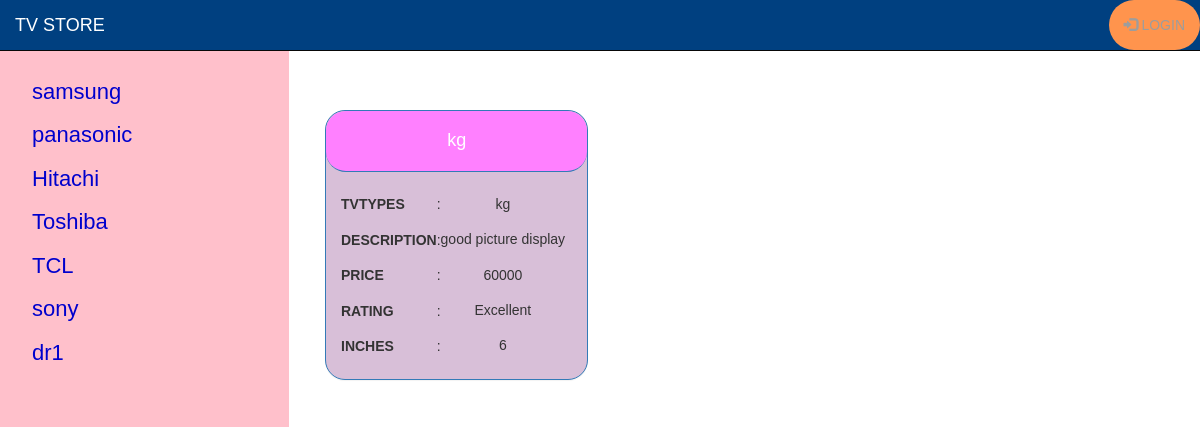
Screenshot of /Televisions/6/AllTvCompanys with the database file from the repository.
### database_setup1.py (models this page shows, shortened)
class Television(Base):
    __tablename__ = 'television'
    id = Column(Integer, primary_key=True)
    name = Column(String(333), nullable=False)
    user_id = Column(Integer, ForeignKey('gmailuser.id'))
    gmailuser = relationship(GmailUser, backref="television")

class Tvlist(Base):
    __tablename__ = 'tvlist'
    id = Column(Integer, primary_key=True)
    tvtypes = Column(String(255), nullable=False)
    description = Column(String(555))
    price = Column(String(900))
    rating = Column(String(150))
    inches = Column(String(1000))
    date = Column(DateTime, nullable=False)
    televisionid = Column(Integer, ForeignKey('television.id'))
    television = relationship(
        Television, backref=backref('tvlist', cascade='all, delete'))
    user_id = Column(Integer, ForeignKey('gmailuser.id'))
    gmailuser = relationship(GmailUser, backref="tvlist")

### main1.py (the view)
@app.route('/Televisions/<int:tvid>/AllTvCompanys')
def showTelevision(tvid):
    tvs_tv = session.query(Television).all()
    ttc = session.query(Television).filter_by(id=tvid).one()
    tvcs = session.query(Tvlist).filter_by(televisionid=tvid).all()
    try:
        if login_session['username']:
            return render_template('showTelevision.html', tvs_tv=tvs_tv,
                                   ttc=ttc, tvcs=tvcs,
                                   uname=login_session['username'])
    except:
        return render_template('showTelevision.html',
                               tvs_tv=tvs_tv, ttc=ttc, tvcs=tvcs)

### templates/showTelevision.html (shortened to what this page needs)
{% include 'nav.html' %}
<div class="main">
{% block content %}
<div class="row" style="margin: 10px;">
{% for tvc in tvcs %}
	<div class="col-sm-4 text-center">
		<div class="panel panel-primary" style="background-color:Thistle;border-radius:20px 20px;">
			<div class="panel-heading" style="background-color:#ff80ff;border-radius:20px 20px;">
				<h4>{{ tvc.tvtypes }}</h4>
			</div>
			<div class="panel-body text-center">
				<table style= "border-radius:10px 10px;">
					<tr><th>TVTYPES</th><td>:</td><td><h5>{{ tvc.tvtypes }}</h5></td></tr>
					<tr><th>DESCRIPTION</th><td>:</td><td><h5>{{ tvc.description }}</h5></td></tr>
					<tr><th>PRICE</th><td>:</td><td><h5>{{ tvc.price }}</h5></td></tr>
					<tr><th>RATING</th><td>:</td><td><h5>{{ tvc.rating }}</h5></td></tr>
					<tr><th>INCHES</th><td>:</td><td><h5>{{ tvc.inches }}</h5></td></tr>
				</table>
			</div>
		</div>
	</div>
{% endfor %}
</div>
{% endblock content %}
</div>

### templates/nav.html (shortened to what this page needs)
<!DOCTYPE html>
<html lang="en">
<head>
  <link rel="stylesheet" href="https://maxcdn.bootstrapcdn.com/bootstrap/3.3.7/css/bootstrap.min.css">
</head>
<body>
<nav class="navbar navbar-inverse navbar-fixed-top" style="background-color:#004080;">
  <div class="container-fluid">
    <div class="navbar-header">
      <a class="navbar-brand" href="{{ url_for('home') }}" style="color:white;">TV STORE</a>
    </div>
    <ul class="nav navbar-nav navbar-right">
      {% if 'username' in session %}
            <li><button class="btn btn-warning mr-sm-2" style="margin-top: 5px;background-color:#ff944d;border-radius:10px 10px;"><a href="{{ url_for('addTelevision')}}">ADD Tv CATEGORY</a></button></li>
            <li style="margin: 10px;"><p class="text-primary mr-sm-2" style="color:#ff944d;">{{ session.username }}</p></li>
            <li style="background-color:#ff944d;border-radius:30px;color:white;"><a href="{{ url_for('logout')}}"><span class="glyphicon glyphicon-log-in"></span> LOGOUT</a></li>
      {% else %}
            <li style="background-color:#ff944d;border-radius:30px;color:white;"><a href="{{ url_for('showLogin')}}"><span class="glyphicon glyphicon-log-in"></span> LOGIN</a></li>
      {% endif %}
    </ul>
  </div>
</nav>
<div class="sidenav">
  <table>
      {% for ts in tvs_tv %}
      <tr>
          <td><a href="{{ url_for('showTelevision',tvid=ts.id)}}">{{ts.name}}</a></td>
        </tr>
      {% endfor %}
  </table>
</div>
</body>
</html>

### templates/nav.html (style rules this page uses)
body { font-family: "Trebuchet MS", Helvetica, sans-serif; background-image:url("https://digitalsynopsis.com/wp-content/uploads/2017/02/beautiful-color-gradients-backgrounds-010-winter-neva.png"); background-position: center; background-repeat: no-repeat; background-size: cover; position: relative; }
.sidenav { height: 100%; width: 289px; position: fixed; z-index: 1; top: 51px; left: 0; background-color: pink ; overflow-x: hidden; padding-top: 19px; }
.sidenav a { padding: 6px 6px 6px 32px; text-decoration: none; font-size: 22px; color: mediumblue; display: block; }
.main { margin-left: 300px; }
.panel-heading { background-color:pink; }

### rows the page displays
Television: name "samsung"
Television: name "panasonic"
Television: name "Hitachi"
Television: name "Toshiba"
Television: name "TCL"
Television: name "sony"
Television: name "dr1"
Tvlist: tvtypes "kg", description "good picture display", price "60000", rating "Excellent", inches "6"
